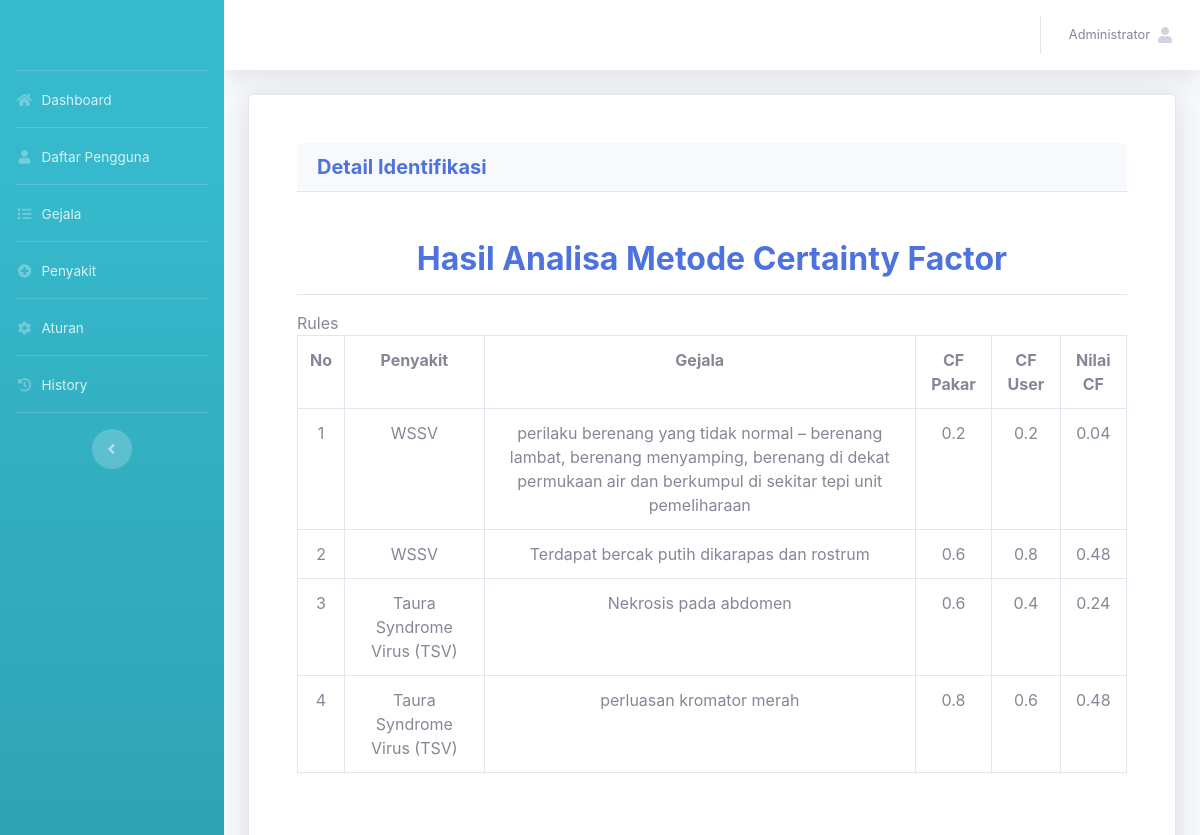
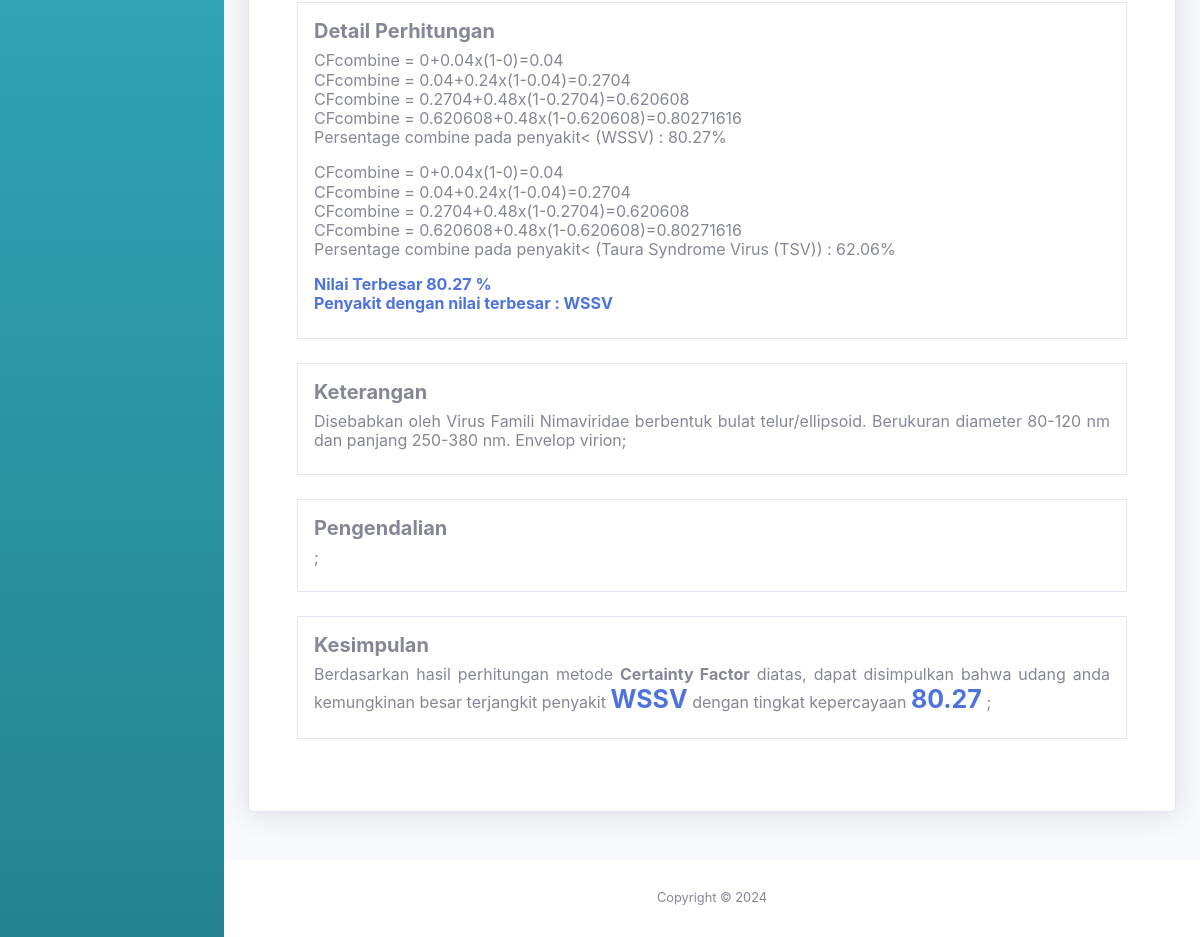
/admin/history_det.php?no_regidentifikasi=CEXRDF1X1K&id_akun=7 (signed in), run on the app's committed database (2 pictures, top to bottom).
### tables this page shows
CREATE TABLE `tb_akun` (
  `id_akun` int(11) NOT NULL,
  `nama_lengkap` varchar(50) NOT NULL,
  `username` varchar(50) NOT NULL,
  `password` varchar(50) NOT NULL,
  `level` varchar(30) NOT NULL
);

CREATE TABLE `tb_penyakit` (
  `id_penyakit` int(11) NOT NULL,
  `nama_penyakit` text NOT NULL,
  `keterangan` text NOT NULL,
  `pengendalian` text NOT NULL
);

CREATE TABLE `tb_gejala` (
  `id_gejala` int(11) NOT NULL,
  `nama_gejala` text NOT NULL,
  `nilai_gejala` double NOT NULL
);

CREATE TABLE `tb_identifikasi` (
  `id_identifikasi` int(11) NOT NULL,
  `no_regidentifikasi` char(10) NOT NULL,
  `tgl_identifikasi` date NOT NULL,
  `id_akun` int(11) NOT NULL,
  `id_gejala` int(11) NOT NULL,
  `nilai_user` double NOT NULL
);

### admin/history_det.php (the view)
<?php
include 'header.php';
?>
<div class="container">
	<div class="card shadow p-5 mb-5">
		<div class = "card-header">
            <h5 class= "m-0 font-weight-bold text-primary">Detail Identifikasi</h5>
        </div>
        <br>
        <br>
        <center>
            <h2 class="m-0 font-weight-bold text-primary"> Hasil Analisa Metode Certainty Factor</h2>
        </center>
        <hr class="font-weight-bold text-primary">Rules</h5>
        <div class="table-responsive">
            <table class="table table-bordered">
                <tr>
                    <th class="text-center">No</th>
                    <th class="text-center">Penyakit</th>
                    <th class="text-center">Gejala</th>
                    <th class="text-center">CF Pakar</th>
                    <th class="text-center">CF User</th>
                    <th class="text-center">Nilai CF</th>
                </tr>
                <?php
                $sql = mysqli_query($conn,"SELECT * FROM tb_penyakit p, tb_gejala g, tb_identifikasi i,
                tb_aturan a WHERE g.id_gejala=i.id_gejala AND g.id_gejala=a.id_gejala AND
                p.id_penyakit=a.id_penyakit AND i.id_akun='$_GET[id_akun]' AND i.no_regidentifikasi='$_GET[no_regidentifikasi]'
                ORDER BY p.id_penyakit");
                $i=0;
                while($r = mysqli_fetch_array($sql)){
                    $nilai_cf = $r['nilai_gejala']*$r['nilai_user'];
                    $i++;
                    echo "
                    <tr>
                    <td class='text-center'>$i</td>
                    <td class='text-center'>$r[nama_penyakit]</td>
                    <td class='text-center'>$r[nama_gejala]</td>
                    <td class='text-center'>$r[nilai_gejala]</td>
                    <td class='text-center'>$r[nilai_user]</td>
                    <td class='text-center'>$nilai_cf</td>
                    </tr>
                    ";
                }
                ?>
            </table>
        </div>
        <br>
        <br>
        <div class="border p-3">
            <h5 class="font-weight-bold text primary">Detail Perhitungan </h5>
            <h6>
                <?php
                $highestPersentage = 0;
                $penyakitTerbesar = "";
                $data = mysqli_query($conn,"SELECT * FROM tb_penyakit ORDER BY id_penyakit");
                while($a=mysqli_fetch_array($data)){
                    $sql1 = mysqli_query($conn,"SELECT * FROM tb_penyakit p,
                        tb_gejala g, tb_identifikasi i, tb_aturan a WHERE g.id_gejala=i.id_gejala
                        AND g.id_gejala=a.id_gejala AND p.id_penyakit='$a[id_penyakit]' AND i.id_akun='$_GET[id_akun]'
                        AND i.no_regidentifikasi='$_GET[no_regidentifikasi]'");
                $jml_data = mysqli_num_rows($sql1);
                $cflama = 0;
                $no=1;
                $lastPercentage = 0;
                while ($result=mysqli_fetch_array($sql1)){
                    $cf_he = $result['nilai_gejala']*$result['nilai_user'];
                    if($jml_data>0){
                        $cf1 = $cflama ;
                        $cf2 = $cf_he;
                        $cfcombine = $cf1+$cf2 * (1-$cf1);
                        $cflama = $cfcombine;
                        echo "<div class='text-justify'>
                        CFcombine = ".$cf1."+".$cf2."x(1-".$cf1.")=".$cfcombine."<br></div>
                        ";
                        if($result['id_penyakit'] == $a['id_penyakit']) {
                            $persentage = $cfcombine * 100;
                            $lastPercentage = number_format($persentage,2);
                        }
                        $no++;
                    }
                }
                if($no>1) {
                    echo "<p>Persentage combine pada penyakit< (" . $a['nama_penyakit'] .") : " . $lastPercentage . "%</b></p>";
                    if($lastPercentage > $highestPersentage){
                        $highestPersentage = $lastPercentage;
                        $penyakitTerbesar = $a['nama_penyakit'];
                    }
                }
            }
            echo "
            <b class='text-primary'>Nilai Terbesar " . $highestPersentage . "
            %<br></b>
            <b class='text-primary'> Penyakit dengan nilai terbesar : " . $penyakitTerbesar . "<br></b>";
                ?>
            </h6>
        </div>
        <br>
        <div class="border p-3">
            <h5 class="font-weight-bold text primary">Keterangan</h5>
            <h6>
            <?php
            $data = mysqli_query($conn,"SELECT * FROM tb_penyakit WHERE nama_penyakit='$penyakitTerbesar'");
            $a=mysqli_fetch_array($data);
            echo "
            <div class='text-justify'>
            $a[keterangan];
            </div>
            ";
                ?>
            </h6>
        </div>
        <br>
        <div class="border p-3">
            <h5 class="font-weight-bold text primary">Pengendalian</h5>
            <h6>
            <?php
            $data = mysqli_query($conn,"SELECT * FROM tb_penyakit WHERE nama_penyakit='$penyakitTerbesar'");
            $a=mysqli_fetch_array($data);
            echo "
            <div class='text-justify'>
            $a[pengendalian];
            </div>
            ";
                ?>
            </h6>
    </div>
    <br>
    <div class="border p-3">
            <h5 class="font-weight-bold text primary">Kesimpulan</h5>
            <h6>
            <?php
            echo "
            <div class='text-justify'>
            Berdasarkan hasil perhitungan metode <b>Certainty Factor</b> diatas, dapat disimpulkan bahwa udang anda kemungkinan besar terjangkit penyakit <b class='text-primary' style='font-size:25px;'>$penyakitTerbesar</b> dengan tingkat kepercayaan <b class='text-primary' style='font-size:25px;'>$highestPersentage</b>
            $a[pengendalian];
            </div>
            ";
                ?>
            </h6>
    </div>
    <br>
</div>
</div>
<?php
include 'footer.php';
?>

### admin/header.php (shortened to what this page needs)
<?php
include '../assets/conn/config.php';
?>
<!DOCTYPE html>
<html lang="en">
<head>
  <link href="../assets/vendor/fontawesome-free/css/all.min.css" rel="stylesheet" type="text/css">
  <link href="../assets/css/sb-admin-2.min.css" rel="stylesheet">
  <link href="../assets/vendor/datatables/dataTables.bootstrap4.min.css" rel="stylesheet">
</head>
<body id="page-top">
 <div id="wrapper">
  <ul class="navbar-nav bg-gradient-info sidebar sidebar-dark accordion" id="accordionSidebar">
    <a class="sidebar-brand d-flex align-items-center justify-content-center" href="index">
    </a>
    <hr class="sidebar-divider my-0">
    <li class="nav-item">
      <a class="nav-link" href="index.php">
        <i class="fas fa-fw fa-home"></i>
        <span>Dashboard</span></a>
      </li>
      <hr class="sidebar-divider my-0">
      <li class="nav-item">
        <a class="nav-link" href="daftar_pengguna.php">
          <i class="fas fa-fw fa-user"></i>
          <span>Daftar Pengguna</span></a>
      </li>
      <hr class="sidebar-divider my-0">
      <li class="nav-item">
        <a class="nav-link" href="gejala.php">
          <i class="fas fa-fw fa-list"></i>
          <span>Gejala</span></a>
      </li>
      <hr class="sidebar-divider my-0">
      <li class="nav-item">
        <a class="nav-link" href="penyakit.php">
          <i class="fas fa-fw fa-plus-circle"></i>
          <span>Penyakit</span></a>
      </li>
      <hr class="sidebar-divider my-0">
      <li class="nav-item">
        <a class="nav-link" href="aturan.php">
          <i class="fas fa-fw fa-cog"></i>
          <span>Aturan</span></a>
      </li>
      <hr class="sidebar-divider my-0">
      <li class="nav-item">
        <a class="nav-link" href="history.php">
          <i class="fas fa-fw fa-history"></i>
          <span>History</span></a>
      </li>
      <hr class="sidebar-divider d-none d-md-block">
      <div class="text-center d-none d-md-inline">
        <button class="rounded-circle border-0" id="sidebarToggle"></button>
      </div>
    </ul>
    <div id="content-wrapper" class="d-flex flex-column">
      <div id="content">
        <nav class="navbar navbar-expand navbar-light bg-white topbar mb-4 static-top shadow">
          <ul class="navbar-nav ml-auto">
            <li class="nav-item dropdown no-arrow">
              <a class="nav-link dropdown-toggle" href="#" id="userDropdown" role="button"
              data-toggle="dropdown" aria-haspopup="true" aria-expanded="false">
              <?php
              $username=$_SESSION['username'];
              $det=mysqli_query($conn,"select * from tb_akun where username='$username'");
              while($d=mysqli_fetch_array($det)){
                ?>
                <span class="mr-2 d-none d-lg-inline text-gray-600 small"><?php echo $d['nama_lengkap'] ?></span>
                <?php
              }
              ?>
              <span class="fa fa-user"><span>
              </a>
          </li>
        </ul>
      </nav>
    </div>
</body>
</html>

### data on the page
tb_akun: nama_lengkap "Administrator"
tb_penyakit: nama_penyakit "WSSV", tb_gejala.nama_gejala "perilaku berenang yang tidak normal – berenang lambat, berenang menyamping, berenang di dekat permukaan air dan berkumpul di sekitar tepi unit pemeliharaan", tb_gejala.nilai_gejala "0.2", tb_identifikasi.nilai_user "0.2", tb_gejala.nilai_gejala "0.04", tb_gejala.nama_gejala "Terdapat bercak putih dikarapas dan rostrum", tb_gejala.nilai_gejala "0.6", tb_identifikasi.nilai_user "0.8", tb_gejala.nilai_gejala "0.48", cf1 "0", tb_gejala.nilai_gejala "0.24", cfcombine "0.2704", cf1 "0.2704", cfcombine "0.620608", cf1 "0.620608", cfcombine "0.80271616", lastPercentage "80.27", keterangan "Disebabkan oleh Virus Famili Nimaviridae berbentuk bulat telur/ellipsoid. Berukuran diameter 80-120 nm dan panjang 250-380 nm. Envelop virion"
tb_penyakit: nama_penyakit "Taura Syndrome Virus (TSV)", tb_gejala.nama_gejala "Nekrosis pada abdomen", tb_gejala.nilai_gejala "0.6", tb_identifikasi.nilai_user "0.4", tb_gejala.nilai_gejala "0.24", tb_gejala.nama_gejala "perluasan kromator merah", tb_gejala.nilai_gejala "0.8", tb_identifikasi.nilai_user "0.6", tb_gejala.nilai_gejala "0.48", cf1 "0", tb_gejala.nilai_gejala "0.04", cfcombine "0.2704", cf1 "0.2704", cfcombine "0.620608", cf1 "0.620608", cfcombine "0.80271616", lastPercentage "62.06"
tb_gejala: nilai_gejala.nilai_user "0.04"

### other printed values
$highestPersentage "80.27"
